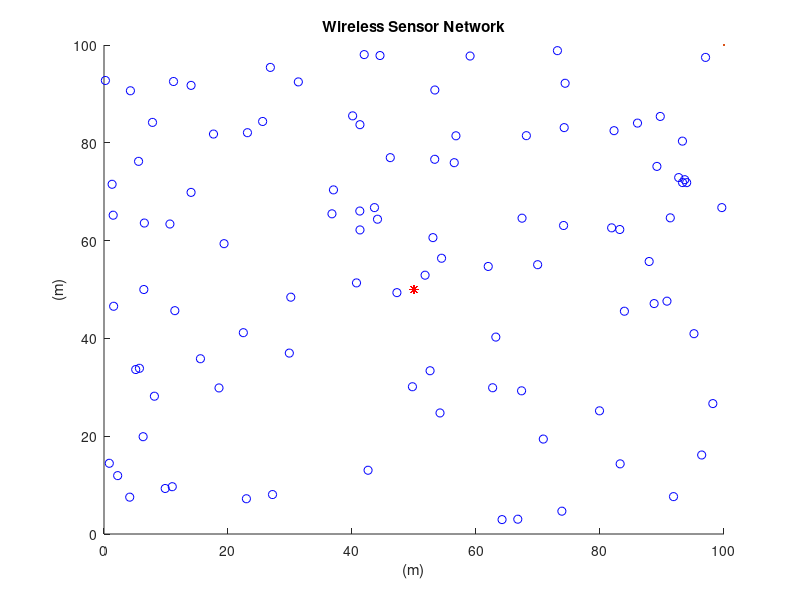
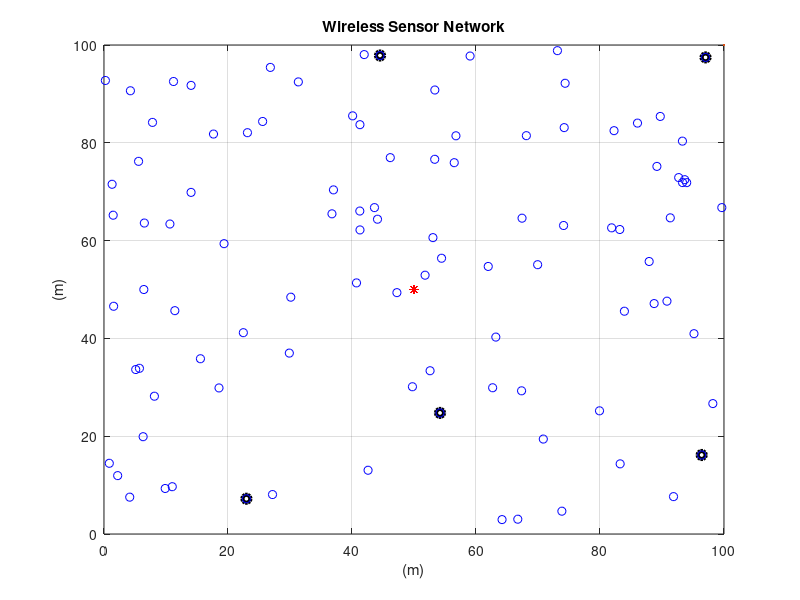
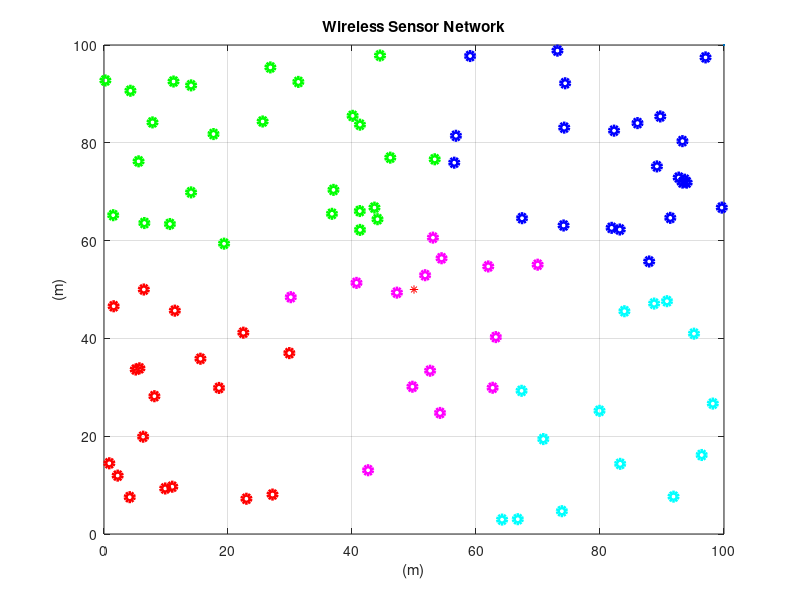

Here is the MATLAB script that generated these plots, in order:
 clc;
clear;
close all;

%%Deklarasi Variabel%%
%Pemetaan Sensor dalam satuan meter%
n=100;
xm=100;
ym=100;
sinkx=50;
sinky=50;
dead_nodes=0;
%Deklarasi Energi%
%Inisialisasi energi pada setiap node(Joules)% 
Eo=2; %Satuan joules
Eelec=50*10^(-9); %Satuan joules/bit
ETx=50*10^(-9); %Satuan joules/bit
ERx=50*10^(-9); %Satuan joules/bit
Eamp=100*10^(-12); %Satuan joules/bit/m^2 
EDA=5*10^(-9); %Satuan joules/bit
k=4000; %unit bits
p=0.05; % a 5 percent of the total amount of nodes used in the network is proposed to give good results
% Round Simulasi%
rnd=1;
round=2;
%Nomer node saat iterasi%
transmissions=0;
temp_val=0;
flag1stdead=0;

%Membentuk Topologi Awal%
for i=1:n
    SN(i).id=i;	%Sensor Id
    SN(i).x=rand(1,1)*xm;
    SN(i).y=rand(1,1)*ym;
    SN(i).E=Eo;     % set energi node sama dengan eo"
    SN(i).role=0;   % set role node jika node biasa =0 dan jika sebagai CH set =1
    SN(i).cluster=0;	% set node berada pada cluster mana, secara default set 0
    SN(i).cond=1;	% Set status node jika node masih memiliki energi maka nilai =1 jika node sudah mati maka set =0
    SN(i).rop=0;	% untuk mengetahui node berada pada round berapa
    SN(i).dtch=0;	% jarak node dengan CH
    SN(i).dts=0;    % jarak node dengan Sink/BS
    SN(i).tel=0;	% sudah berapa kali node di set sebagai CH
    SN(i).rn=0;     % round ke berapa node terpilih sebagai CH
    SN(i).chid=0;   % id node sebagai CH
     SN(i).rleft=0;  % rounds left for node to become available for Cluster Head election
    x(i,1)=SN(i).x;
    y(i,1)=SN(i).y;
    hold on;
    figure(1)
    plot(xm,ym,SN(i).x,SN(i).y,'ob',sinkx,sinky,'*r');
    title 'Wireless Sensor Network';
    xlabel '(m)';
    ylabel '(m)';
end

%%% Set Up Phase %%%
%%Proses K-Means++%%
k=input('Masukkan jumlah klaster : ');
    % Reseting Previous Amount Of Cluster Heads In the Network %
	CLheads=0;
    % Reseting Previous Amount Of Energy Consumed In the Network on the Previous Round %
    energy=0;
    
    %Penentua C1 Awal dengan mencari jarak terjauh dengan BS
    startx=[];
    starty=[];
    center=[startx starty]; %menyimpan nilai C1
    d=[];
    for i=1:length(x)
        SN(i).cluster=0;    % reseting cluster in which the node belongs to
        SN(i).role=0;       % reseting node role
        SN(i).chid=0;       % reseting cluster head id
        
        c=[SN(i).x SN(i).y]; %mengambil data node ke-i
        distance=sqrt((sinkx-c(:,1))^2+(sinky-c(:,2))^2); %mengurangi jarak BS dengan node
        d=[d distance]; % menyimpan index dan nilai jarak masing" node dengan BS
    end
    [e s]=max(d); %mencari nilai terbesar dari distance yang dipilih sebagai C1
    center=[center;[x(s) y(s)]]; %menyimpan koordinat c1 dalam array
    x(s)=[]; %mengosongkan kembali nilai x dan y
    y(s)=[];
    d=[];

    %Proses mencari C selanjutnya
    r=1;
    while(r~=k)
        for i=1:length(x)
            g=[SN(i).x SN(i).y]; %Mengambil data kordinat node ke i
            ka=dsearchn(center,g); %Mencari node terdekat dengan data pusat klaster
            nearestx=center(ka,1); %Mencari data terdekat pada nilai kordinat x
            nearesty=center(ka,2); %Mencari data terdekat pada nilai kordinat y
            distance=sqrt((nearestx-g(:,1))^2+(nearesty-g(:,2))^2); %Menghitung jarak node dengan cluster head
            d=[d distance]; %Menyimpan nilai jarak dan indeksnya
        end
        [e s]=max(d); %Mencari data jarak dengan nilai max/tertinggi
        center=[center;[x(s) y(s)]]; %Menyimpan data node dengan jarak tertinggi pada aray CH
        SN(s).tel=SN(s).tel+1;
        x(s)=[]; %mengosongkan kembali nilai x, y dan d
        y(s)=[];
        [r c]=size(center);
        d=[];
    end
    figure(2) %Menampilkan koordinat titik CH pada WSN
    disp(center);
    plot(center(:,1),center(:,2),'ko','linewidth',3);
    hold on;
    grid on;
    for i=1:n
        plot(xm,ym,SN(i).x,SN(i).y,'ob',sinkx,sinky,'*r');
        title 'Wireless Sensor Network';
        xlabel '(m)';
        ylabel '(m)'; 
    end

    %Proses pengelompokan node dengan cluster
    cx=center(:,1); %Menyimpan nilai kordinat x CH pada var cx
    cy=center(:,2); %Menyimpan nilai kordinat y CH pada var cy
    mean_oldx=cx; %menyimpan nilai x pusat klaster lama
    mean_newx=cx; %menyimpan nilai x pusat klaster yang diperbaharui
    mean_oldy=cy; %menyimpan nilai y pusat klaster lama
    mean_newy=cy; %menyimpan nilai y pusat klaster yang diperbaharui
    outputx=cell(k,1); %menyimpan data node x sesuai klaster
    outputy=cell(k,1); %menyimpan data node y sesuai klaster
    temp=0;
    iter=1;
    while(temp==0) %Melakukan perulangan untuk membentuk klaster hingga nilai CH tidak mengalami perubahan
        mean_oldx=mean_newx; %menyamakan nilai pusat klaster lama dan baru
        mean_oldy=mean_newy;
        for(i=1:length(x)) %perulangan mencari jarak setiap node
            data=[];
            for(j=1:length(cx)) %mencari jarak setiap node dengan setiap cluster head
                data=[data sqrt((SN(i).x-cx(j))^2+(SN(i).y-cy(j))^2)];
            end
            [gc index]=min(data); %Mencari jarak terendah node dengan CH
            
            outputx{index}=[outputx{index} SN(i).x]; %Mengelompokkan data sesuai CH terdekat
            outputy{index}=[outputy{index} SN(i).y]; %Mengelompokkan data sesuai CH terdekat
            SN(i).cluster=index; %Menyimpan nilai cluster tiap node
            SN(i).dtch=min(data); %Menyimpan jarak node dengan pusat cluster
        end
        gmckx=[];
        gmcky=[];
        for(i=1:k) %Proses memperbarui nilai pusat CH 
            gmckx=[gmckx mean(outputx{i})]; 
            gmcky=[gmcky mean(outputy{i})];
        end
        cx=gmckx; %Menyimpan nilai terbaru CH
        cy=gmcky;
        mean_newx=cx; %Menyimpan nilai terbaru CH
        mean_newy=cy;
        finalx=0; %variabel keputusan untuk mengetahui nilai kordinat x CH sudah sama setiap iterasi
        finaly=0; %variabel keputusan untuk mengetahui nilai kordinat y CH sudah sama setiap iterasi
        if(mean_newx==mean_oldx) %Mengecek apakah nilai CH kordinat x sama dengan nilai CH pada iterasi sebelumnya
            finalx=1;
        end
        if(mean_newy==mean_oldy) %Mengecek apakah nilai CH kordinat y sama dengan nilai CH pada iterasi sebelumnya
            finaly=1;
        end
        if(finalx==1 && finaly==1) %Jika nilai sama maka akhiri perulangan dengan set temp=1
            temp=1;
        else %Jika tidak sama maka simpan nilai pusat CH baru pada bvariabel outputx dan outputy
            outputx=cell(k,1);
            outputy=cell(k,1);
        end
        iter=iter+1;
    end
    disp('Jumah iterasi yang dilakukan adalah: '),disp(iter)
    celldisp(outputx); %Menampilkan nilai pada kordinat x fix setiap node dan klaster
    celldisp(outputy); %Menampilkan nilai pada kordinat y fix setiap node dan klaster
    figure;
    for i=1:k %Perulangan untuk ploting node sesuai klaster pada WSN
        xf=outputx{i};
        yf=outputy{i};
        if(i==1)
           plot(xf,yf,'bo','linewidth',3);
        elseif(i==2)
           plot(xf,yf,'go','linewidth',3);
        elseif(i==3)
           plot(xf,yf,'ro','linewidth',3);
        elseif(i==4)
           plot(xf,yf,'co','linewidth',3);
        elseif(i==5)
           plot(xf,yf,'mo','linewidth',3);
        elseif(i==6)
           plot(xf,yf,'yo','linewidth',3);
        elseif(i==7)
           plot(xf,yf,'ko','linewidth',3);
        elseif(i==8)
           plot(xf,yf,'rx','linewidth',3);
        elseif(i==9)
           plot(xf,yf,'bx','linewidth',3);
        else
           plot(xf,yf,'gx','linewidth',3);
        end
        hold on;
        grid on;
    end
    figure(3)
    plot(xm,ym,sinkx,sinky,'*r');
    title 'Wireless Sensor Network';
    xlabel '(m)';
    ylabel '(m)';
    hold on;
    
    %Pemilihan CH
    % Threshold Value %
	t=(p/(1-p*(mod(rnd,1/p))));
    
    % Re-election Value %
    tleft=mod(rnd,1/p);
 
	% Reseting Previous Amount Of Cluster Heads In the Network %
	CLheads=0;
    
    % Reseting Previous Amount Of Energy Consumed In the Network on the Previous Round %
    energy=0;
    
    %Pemilihan CH tiap cluster
    
   